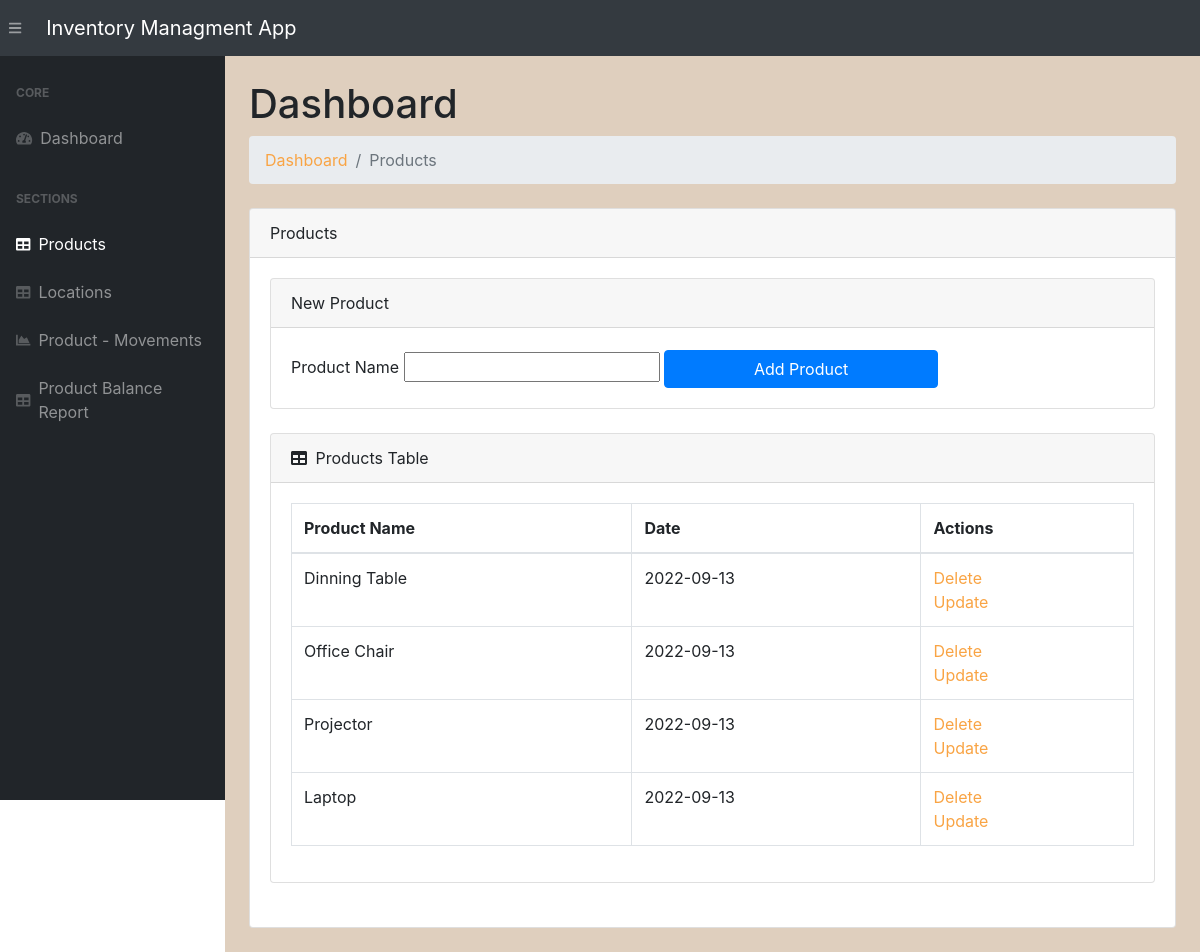
Screenshot of /products/ with the database file from the repository.
### app.py (models this page shows, shortened)
class Product(db.Model):
    __tablename__ = 'products'
    product_id      = db.Column(db.String(200), primary_key=True)
    date_created    = db.Column(db.DateTime, default=datetime.utcnow)

### app.py (the view)
@app.route('/products/', methods=["POST", "GET"])
def viewProduct():
    if (request.method == "POST") and ('product_name' in request.form):
        product_name = request.form["product_name"]
        new_product = Product(product_id=product_name)
        try:
            db.session.add(new_product)
            db.session.commit()
            return redirect("/products/")
        except:
            products = Product.query.order_by(Product.date_created).all()
            return "There Was an issue while add a new Product"
    else:
        products = Product.query.order_by(Product.date_created).all()
        return render_template("products.html", products=products)

### templates/products.html (shortened to what this page needs)
{% extends 'base.html' %}
{% block content %}
<main style="background-color:rgb(223, 207, 190) ;">
    <div class="container-fluid">
        <h1 class="mt-4">Dashboard</h1>
        <ol class="breadcrumb mb-4">
            <li class="breadcrumb-item"><a href="/">Dashboard</a></li>
            <li class="breadcrumb-item active">Products</li>
        </ol>
        <div class="card mb-4">
            <div class="card-header">Products</div>
            <div class="card-body">
                <div class="card mb-4">
                    <div class="card-header">New Product</div>
                    <div class="card-body">
                        <form action="/products/" method="POST" id="product_form">
                            <label for="product_name" class="col-form-label">Product Name</label>
                            <input type="text" name="product_name" id="product_name">
                            <input id="submitProduct" value="Add Product" class="btn btn-primary">
                        </form>
                    </div>
                </div>
                <div class="card mb-4">
                <div class="card-header">
                    <i class="fas fa-table mr-1"></i>
                    Products Table
                </div>
                <div class="card-body">
                    <div class="table-responsive">
                        {% if products|length < 1 %}
                        <h4>There are no Products, add one above</h4>
                        {% else %}
                        <table class="table table-bordered" id="dataTable" width="100%" cellspacing="0">
                            <thead>
                                <tr>
                                    <th>Product Name</th>
                                    <th>Date</th>
                                    <th>Actions</th>
                                </tr>
                            </thead>
                            <tbody>
                                {% for product in products %}
                                <tr>
                                    <td>{{ product.product_id }}</td>
                                    <td>{{ product.date_created.date() }}</td>
                                    <td>
                                        <a href="/delete-product/{{ product.product_id }}">Delete</a>
                                        <br>
                                        <a href="/update-product/{{ product.product_id }}">Update</a>
                                    </td>
                                </tr>
                                {% endfor %}
                            </tbody>
                        </table>
                        {% endif %}
                </div>
            </div>
                </div>
            </div>
        </div>
    </div>
</main>
{% endblock %}

### rows the page displays
Product: product_id "Dinning Table", date_created "2022-09-13"
Product: product_id "Office Chair", date_created "2022-09-13"
Product: product_id "Projector", date_created "2022-09-13"
Product: product_id "Laptop", date_created "2022-09-13"
